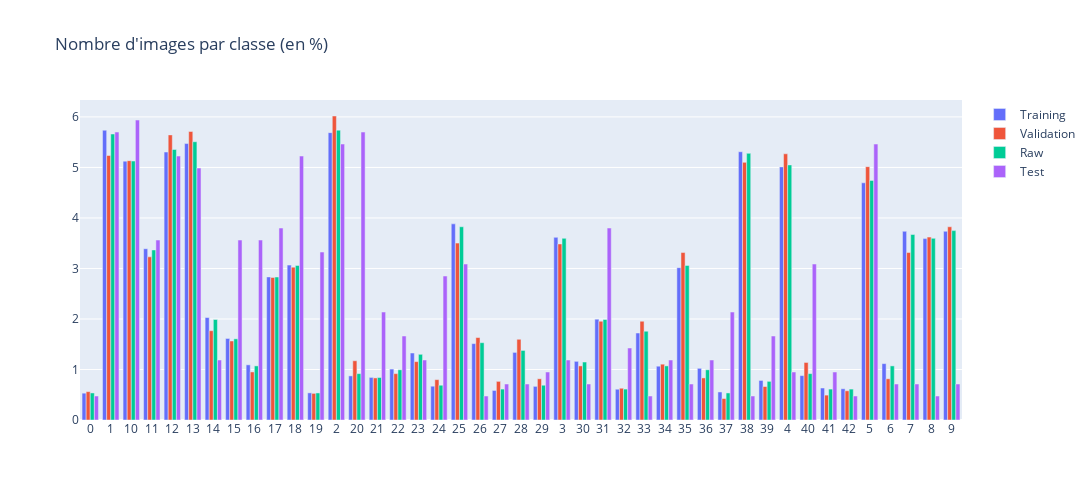

Notebook code for this chart:
### Markdown cell above
Combinons maintenant toutes ces données, par curiosité.

### Code cell
fig = go.Figure(
    data=[
        go.Bar(name='Training', x=x_t, y=y_t), 
        go.Bar(name='Validation', x=x_v, y=y_v),
        go.Bar(name='Raw', x=x_r, y=y_r),
        go.Bar(name='Test', x=x_s, y=y_s)
    ],
    layout_title_text="Nombre d'images par classe (en %)",
    layout_width=1200,
    layout_height=500
)
fig.show()

### Figure 1 — Plotly figure (JSON) as saved in the notebook; plotly's stock layout.template omitted (floating-point values rounded to 4 significant figures)
{"data": [{"name": "Training", "type": "bar", "x": ["0", "1", "10", "11", "12", "13", "14", "15", "16", "17", "18", "19", "2", "20", "21", "22", "23", "24", "25", "26", "27", "28", "29", "3", "30", "31", "32", "33", "34", "35", "36", "37", "38", "39", "4", "40", "41", "42", "5", "6", "7", "8", "9"], "y": [0.5311, 5.737, 5.125, 3.391, 5.305, 5.473, 2.028, 1.614, 1.092, 2.833, 3.067, 0.5371, 5.689, 0.8732, 0.8432, 1.008, 1.326, 0.6691, 3.883, 1.512, 0.5851, 1.338, 0.6661, 3.616, 1.161, 1.995, 0.6091, 1.722, 1.065, 3.016, 1.023, 0.5551, 5.311, 0.7831, 5.011, 0.8792, 0.6331, 0.6181, 4.696, 1.116, 3.736, 3.592, 3.736]}, {"name": "Validation", "type": "bar", "x": ["0", "1", "10", "11", "12", "13", "14", "15", "16", "17", "18", "19", "2", "20", "21", "22", "23", "24", "25", "26", "27", "28", "29", "3", "30", "31", "32", "33", "34", "35", "36", "37", "38", "39", "4", "40", "41", "42", "5", "6", "7", "8", "9"], "y": [0.561, 5.236, 5.134, 3.23, 5.644, 5.712, 1.768, 1.564, 0.9521, 2.822, 3.026, 0.527, 6.018, 1.173, 0.833, 0.9181, 1.156, 0.799, 3.502, 1.632, 0.765, 1.598, 0.816, 3.485, 1.071, 1.955, 0.629, 1.955, 1.105, 3.315, 0.833, 0.425, 5.1, 0.663, 5.27, 1.139, 0.493, 0.578, 5.015, 0.816, 3.315, 3.621, 3.825]}, {"name": "Raw", "type": "bar", "x": ["0", "1", "10", "11", "12", "13", "14", "15", "16", "17", "18", "19", "2", "20", "21", "22", "23", "24", "25", "26", "27", "28", "29", "3", "30", "31", "32", "33", "34", "35", "36", "37", "38", "39", "4", "40", "41", "42", "5", "6", "7", "8", "9"], "y": [0.5356, 5.662, 5.126, 3.367, 5.356, 5.509, 1.989, 1.607, 1.071, 2.831, 3.061, 0.5356, 5.738, 0.9182, 0.8416, 0.9947, 1.301, 0.6886, 3.826, 1.53, 0.6121, 1.377, 0.6886, 3.596, 1.148, 1.989, 0.6121, 1.757, 1.071, 3.061, 0.9947, 0.5356, 5.279, 0.7651, 5.05, 0.9182, 0.6121, 0.6121, 4.744, 1.071, 3.673, 3.596, 3.749]}, {"name": "Test", "type": "bar", "x": ["0", "1", "10", "11", "12", "13", "14", "15", "16", "17", "18", "19", "2", "20", "21", "22", "23", "24", "25", "26", "27", "28", "29", "3", "30", "31", "32", "33", "34", "35", "36", "37", "38", "39", "4", "40", "41", "42", "5", "6", "7", "8", "9"], "y": [0.4751, 5.701, 5.938, 3.563, 5.226, 4.988, 1.188, 3.563, 3.563, 3.8, 5.226, 3.325, 5.463, 5.701, 2.138, 1.663, 1.188, 2.85, 3.088, 0.4751, 0.7126, 0.7126, 0.9501, 1.188, 0.7126, 3.8, 1.425, 0.4751, 1.188, 0.7126, 1.188, 2.138, 0.4751, 1.663, 0.9501, 3.088, 0.9501, 0.4751, 5.463, 0.7126, 0.7126, 0.4751, 0.7126]}], "layout": {"height": 500, "title": {"text": "Nombre d'images par classe (en %)"}, "width": 1200}}
